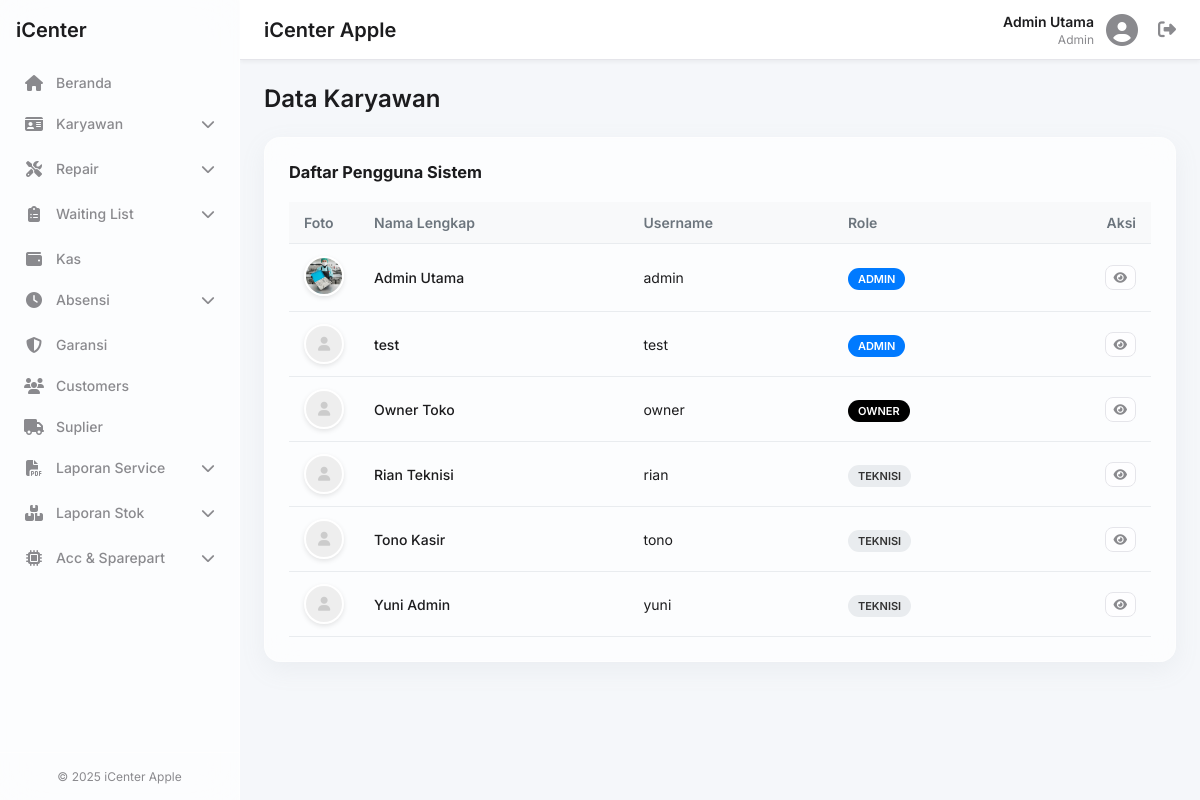
The page /employees.php (signed in) on the database its author committed.
### tables this page shows
CREATE TABLE `users` (
  `id` bigint(20) UNSIGNED NOT NULL,
  `nama` varchar(100) DEFAULT NULL,
  `username` varchar(50) DEFAULT NULL,
  `password` text DEFAULT NULL,
  `role` varchar(20) DEFAULT NULL,
  `foto` varchar(255) DEFAULT NULL,
  `qr_token` varchar(255) DEFAULT NULL,
  `created_at` timestamp NULL DEFAULT current_timestamp()
);

### employees.php (the view, shortened to what this page needs)
<?php
require_once 'includes/header.php';
$users = [];
$res = $conn->query("SELECT * FROM users ORDER BY role ASC, nama ASC");
while($row = $res->fetch_assoc()) {
    $users[] = $row;
}
?>
<h1 class="page-title">Data Karyawan</h1>
<div class="glass-effect data-table-container">
    <div class="table-header">
        <h3>Daftar Pengguna Sistem</h3>
    </div>
    <table class="data-table">
        <thead>
            <tr>
                <th width="60">Foto</th>
                <th>Nama Lengkap</th>
                <th>Username</th>
                <th>Role</th>
                <th class="text-right">Aksi</th>
            </tr>
        </thead>
        <tbody>
            <?php foreach($users as $u): ?>
            <tr>
                <td>
                    <?php if(!empty($u['foto']) && file_exists($u['foto'])): ?>
                        <img src="<?php echo htmlspecialchars($u['foto']); ?>" class="avatar-small">
                    <?php else: ?>
                        <div class="avatar-small" style="background:#eee; display:flex; align-items:center; justify-content:center; color:#ccc;">
                            <i class="fas fa-user"></i>
                        </div>
                    <?php endif; ?>
                </td>
                <td style="font-weight: 500;"><?php echo htmlspecialchars($u['nama']); ?></td>
                <td><?php echo htmlspecialchars($u['username']); ?></td>
                <td>
                    <span class="role-badge role-<?php echo strtolower($u['role']); ?>">
                        <?php echo ucfirst($u['role']); ?>
                    </span>
                </td>
                <td class="text-right">
                    <button class="btn btn-tertiary btn-sm" onclick="showQR('<?php echo $u['nama']; ?>', '<?php echo $u['qr_token']; ?>')" title="Lihat ID Card">
                        <i class="fas fa-eye"></i>
                    </button>
                </td>
            </tr>
            <?php endforeach; ?>
        </tbody>
    </table>
</div>
<?php require_once 'includes/footer.php'; ?>

### assets/css/style.css (style rules this page uses)
:root { --bg-primary: #f5f7fa; --glass-bg: rgba(255, 255, 255, 0.7); --glass-border: rgba(255, 255, 255, 0.4); --shadow-color: rgba(149, 157, 165, 0.1); --text-primary: #1c1c1e; --text-secondary: #8a8a8e; --accent-primary: #007aff; --accent-success: #34c759; --accent-danger: #ff3b30; --accent-warning: #ff9500; --font-family: 'Inter', -apple-system, BlinkMacSystemFont, "Segoe UI", Roboto, Helvetica, Arial, sans-serif; --border-color: #e5e5ea; }
* { margin: 0; padding: 0; box-sizing: border-box; }
body { font-family: var(--font-family); background-color: var(--bg-primary); color: var(--text-primary); font-size: 14px; overflow-x: hidden; }
button { font-family: inherit; background: none; border: none; cursor: pointer; }
.glass-effect { background: var(--glass-bg); backdrop-filter: blur(15px); -webkit-backdrop-filter: blur(15px); border-radius: 16px; border: 1px solid var(--glass-border); box-shadow: 0 8px 24px 0 var(--shadow-color); }
.page-title { font-size: 24px; font-weight: 600; margin-bottom: 24px; color: var(--text-primary); }
.btn { padding: 8px 16px; border-radius: 8px; font-weight: 500; transition: all 0.2s; border: 1px solid transparent; }
.btn-tertiary { background-color: rgba(255,255,255,0.5); border-color: var(--border-color); color: var(--text-secondary); font-size: 12px; padding: 4px 8px; }
.text-right { text-align: right !important; }

### employees.php (style rules this page uses)
.data-table-container { padding: 24px; }
.table-header { display: flex; justify-content: space-between; align-items: center; margin-bottom: 20px; }
.data-table { width: 100%; border-collapse: collapse; }
.data-table th, .data-table td { padding: 12px 15px; text-align: left; border-bottom: 1px solid #e9ecef; vertical-align: middle; }
.data-table th { background: #f8f9fa; font-weight: 600; color: #6c757d; }
.avatar-small { width: 40px; height: 40px; border-radius: 50%; object-fit: cover; border: 2px solid #fff; box-shadow: 0 2px 5px rgba(0,0,0,0.1); }
.role-badge { padding: 4px 10px; border-radius: 20px; font-size: 11px; font-weight: 600; text-transform: uppercase; }
.role-owner { background: #000; color: #fff; }
.role-admin { background: var(--accent-primary); color: #fff; }
.role-teknisi { background: #e9ecef; color: #333; }

### rows shown on the page
users: foto (picture), nama "Admin Utama", username "admin", role "ADMIN"
users: nama "test", username "test", role "ADMIN"
users: nama "Owner Toko", username "owner", role "OWNER"
users: nama "Rian Teknisi", username "rian", role "TEKNISI"
users: nama "Tono Kasir", username "tono", role "TEKNISI"
users: nama "Yuni Admin", username "yuni", role "TEKNISI"

### other values the page prints
$_SESSION['nama'] "Admin Utama"
$_SESSION['role'] "Admin"
